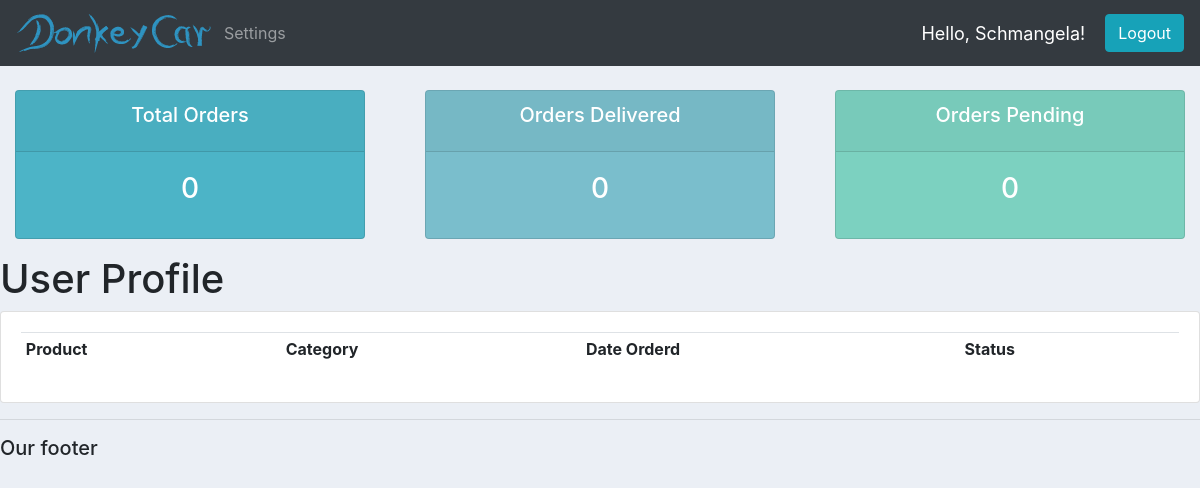
The app's page /user/ (signed in), older data.
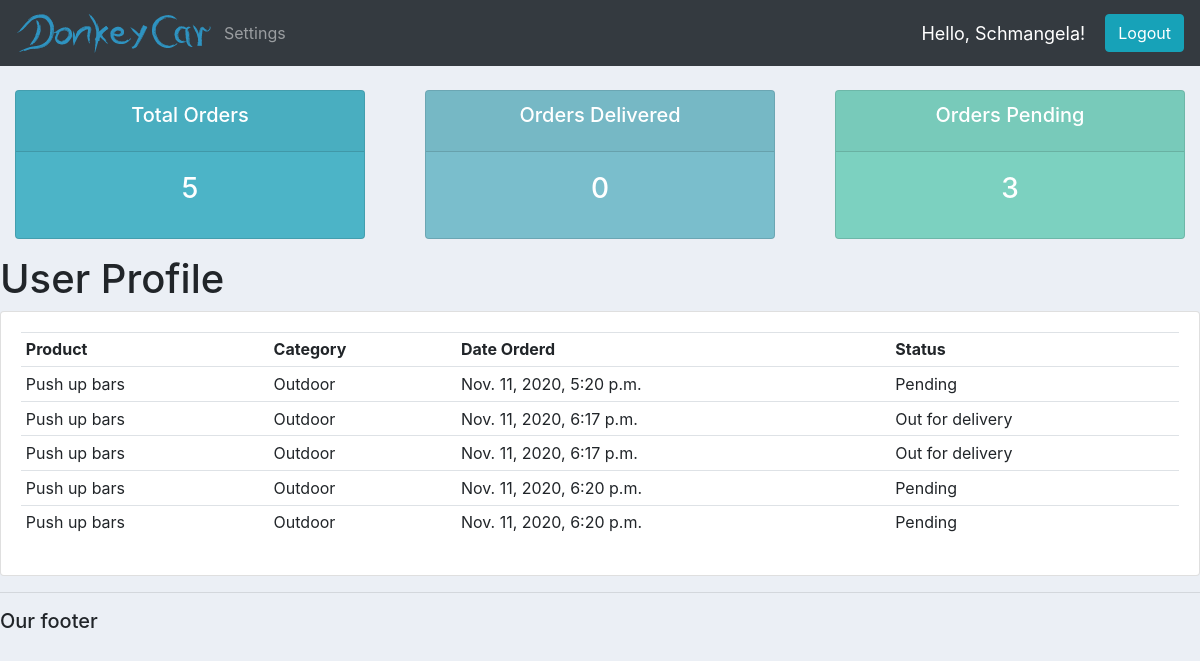
The same page, newer data.
### accounts/models.py (models this page shows, shortened)
class Order(models.Model):
    STATUS = (
        ('Pending', 'Pending'),
        ('Out for delivery', 'Out for delivery'),
        ('Delivered', 'Delivered'),
    )
    customer = models.ForeignKey(
        Customer, null=True, on_delete=models.SET_NULL)
    product = models.ForeignKey(Product, null=True, on_delete=models.SET_NULL)
    date_created = models.DateTimeField(auto_now_add=True, null=True)
    status = models.CharField(max_length=200, null=True, choices=STATUS)

class Product(models.Model):
    CATEGORY = (
        ('Indoor', 'Indoor'),
        ('Outdoor', 'Outdoor'),
    )
    name = models.CharField(max_length=200, null=True)
    price = models.FloatField(null=True)
    category = models.CharField(max_length=200, null=True, choices=CATEGORY)
    description = models.CharField(max_length=200, null=True, blank=True)
    date_created = models.DateTimeField(auto_now_add=True, null=True)
    tags = models.ManyToManyField(Tag, blank=True)
    def __str__(self):
        return self.name

### accounts/decorators.py (the view)
        def wrapper_func(request, *args, **kwargs):
            group = None
            if request.user.groups.exists():
                group = request.user.groups.all()[0].name
            if group in allowed_roles:
                return view_func(request, *args, **kwargs)
            else:
                return HttpResponse('You are not authorized to view this page.')

### accounts/views.py (called while the page is built)
@login_required(login_url='login')
@allowed_users(allowed_roles=['customer'])
def userPage(request):
    orders = request.user.customer.order_set.all()
    total_orders = orders.count
    delivered = orders.filter(status='Delivered').count
    pending = orders.filter(status='Pending').count
    context = {
        'orders': orders,
        'total_orders': total_orders,
        'delivered': delivered,
        'pending': pending
    }
    return render(request, 'accounts/user.html', context)

### accounts/templates/accounts/user.html
{% extends 'accounts/main.html' %}
{% block content %}
    {% include 'accounts/status.html' %}
    <h1>User Profile</h1>
    <div class="row">
        <div class="col-md">
            <div class="card card-body">
                <table class="table table-sm">
                    <tr>
                        <th>Product</th>
                        <th>Category</th>
                        <th>Date Orderd</th>
                        <th>Status</th>
                        {% for order in orders %}
                        <tr>
                            <td>{{ order.product }}</td>
                            <td>{{ order.product.category }}</td>
                            <td>{{ order.date_created }}</td>
                            <td>{{ order.status }}</td>
                        </tr>
                        {% endfor %}
                    </tr>
                </table>
            </div>
        </div>
    </div>
{% endblock %}

Row changes from the older to the newer data that the page shows:
added Order: product "Push up bars", product.category "Outdoor", date_created "Nov. 11, 2020, 5:20 p.m.", status "Pending"
added Order: product "Push up bars", product.category "Outdoor", date_created "Nov. 11, 2020, 6:17 p.m.", status "Out for delivery"
added Order: product "Push up bars", product.category "Outdoor", date_created "Nov. 11, 2020, 6:17 p.m.", status "Out for delivery"
added Order: product "Push up bars", product.category "Outdoor", date_created "Nov. 11, 2020, 6:20 p.m.", status "Pending"
added Order: product "Push up bars", product.category "Outdoor", date_created "Nov. 11, 2020, 6:20 p.m.", status "Pending"
Text that changed along with them:
{{ total_orders }}: "0" → "5"
{{ pending }}: "0" → "3"
